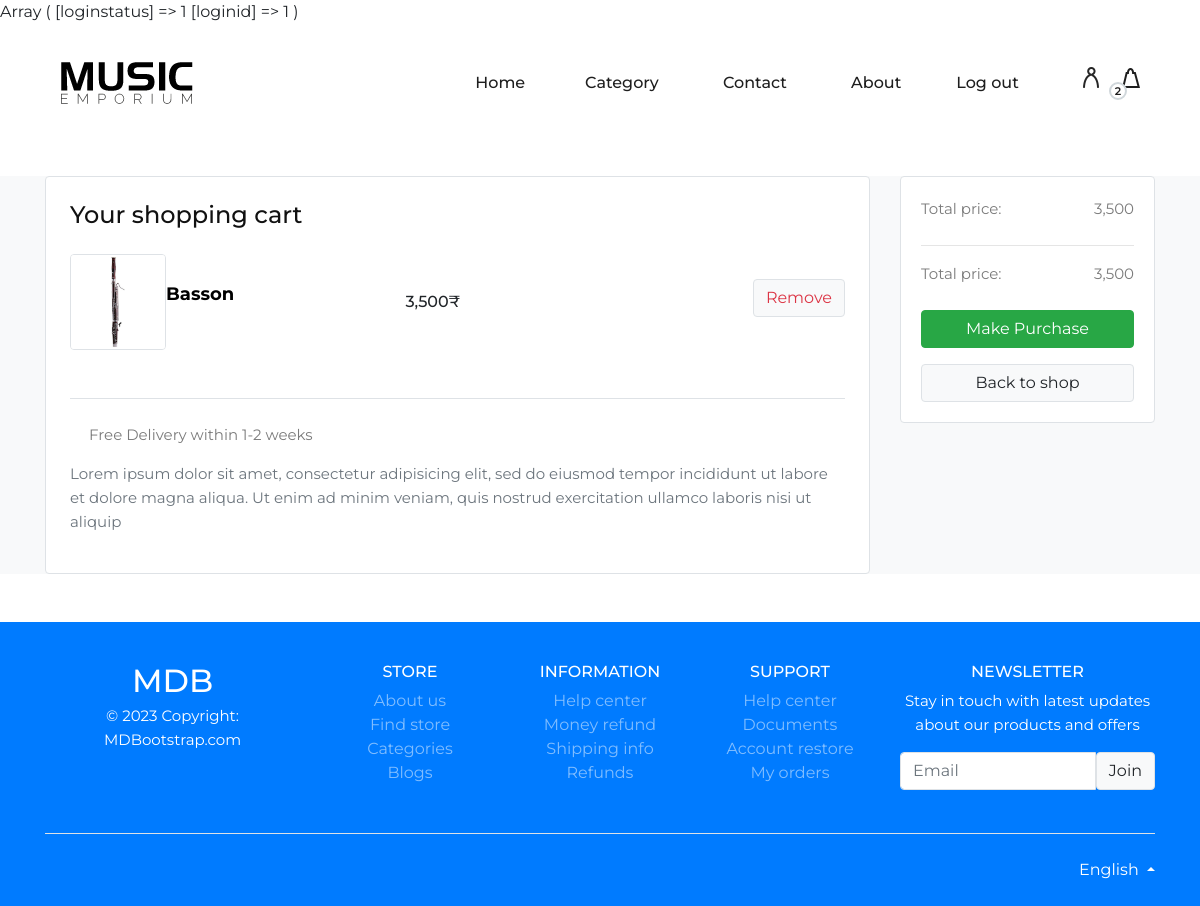
The page /cart.php (signed in) on the database as committed earlier.
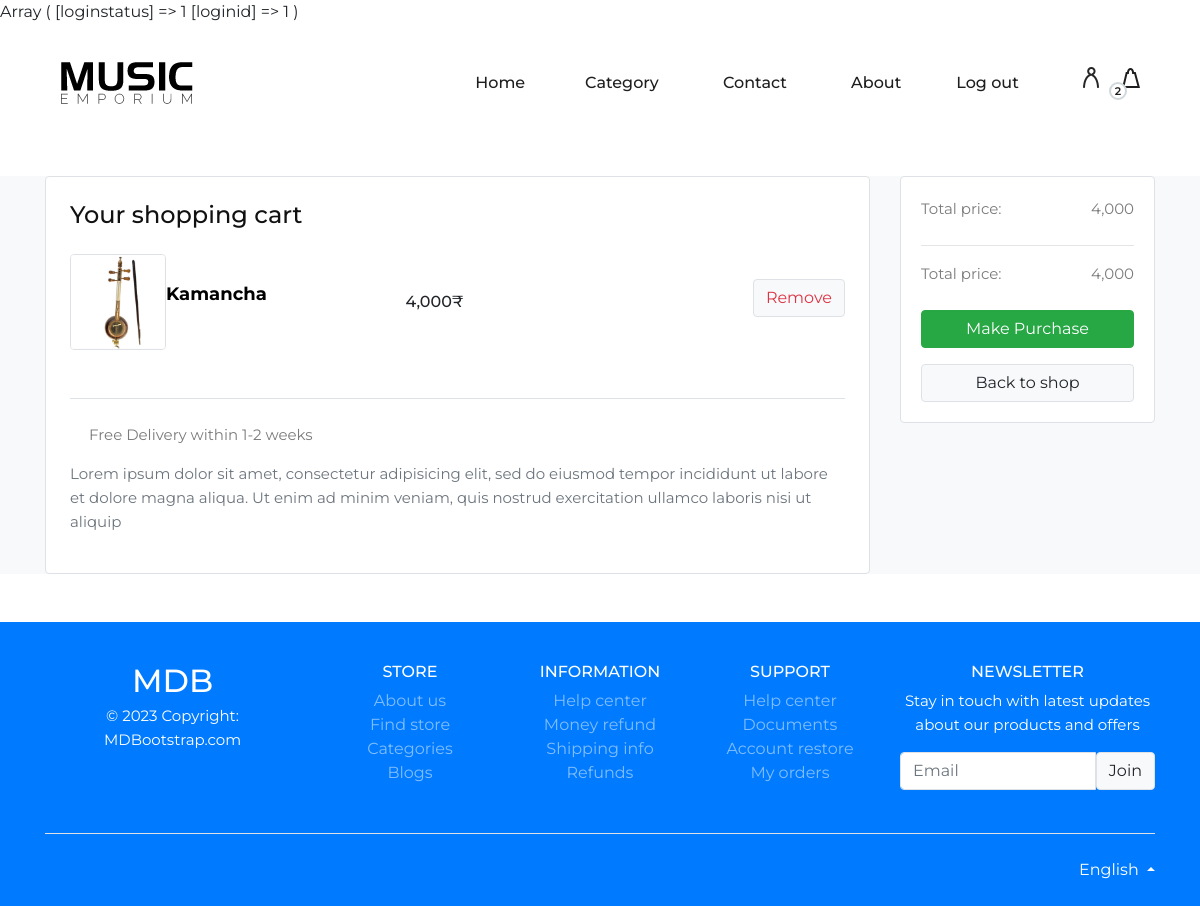
The same page on the database as committed later.
### tables this page shows
CREATE TABLE `cart` (
  `ID` int(11) NOT NULL,
  `productid` int(11) NOT NULL,
  `userid` int(11) NOT NULL,
  `quantity` int(11) NOT NULL
);

CREATE TABLE `product` (
  `id` int(5) NOT NULL,
  `productname` varchar(200) NOT NULL,
  `productimage` varchar(200) NOT NULL,
  `productprice` int(5) NOT NULL,
  `productdesc` varchar(500) NOT NULL,
  `categoryid` int(11) NOT NULL
);

### cart.php (the view, shortened to what the changed rows need)
<?php
print_r($_SESSION);
if(isset($_SESSION['loginid'])&&$_SESSION['loginid']){
?>
<!DOCTYPE html>
<html lang="en">
<head>
    <?php
    include_once("./common/style.php");
    ?>
</head>
<body>
    <?php
    include_once("./common/header.php");
    ?>
    <section class="bg-light my-5">
        <div class="container">
            <div class="row">
                <div class="col-lg-9">
                    <div class="card border shadow-0">
                        <div class="m-4">
                            <h4 class="card-title mb-4">Your shopping cart</h4>
                            <?php
                            $p=0;
                            include("./include/config.php");
                            $qry = "SELECT * FROM cart WHERE userid='" . $_SESSION['loginid'] . "'";
                            $res = mysqli_query($conn, $qry);
                            while ($row = mysqli_fetch_assoc($res)) {
                                $subqry = "SELECT * FROM product WHERE id='" . $row['productid'] . "'";
                                $subres = mysqli_query($conn, $subqry);
                                $subrow = mysqli_fetch_assoc($subres);
                                $p+=$subrow['productprice'];
                            ?>
                                <div class="row gy-3 mb-4" style="align-items: center;">
                                    <div class="col-lg-5">
                                        <div class="me-lg-5">
                                            <div class="d-flex">
                                                <img src="./image/product/<?php echo $subrow['productimage'] ?>" class="border rounded me-3" style="width: 96px; height: 96px;" />
                                                <div class="" style="display: flex; align-items: center;">
                                                    <p style="font-size: large; font-weight: bolder; color: black;"><?php echo $subrow['productname'] ?></p>
                                                </div>
                                            </div>
                                        </div>
                                    </div>
                                    <div class="col-lg-2 col-sm-6 col-6 d-flex flex-row flex-lg-column flex-xl-row text-nowrap">
                                        <div class="">
                                            <text class="h6"><?php echo number_format($subrow['productprice']) ?>₹</text> <br />
                                        </div>
                                    </div>
                                    <div class="col-lg col-sm-6 d-flex justify-content-sm-center justify-content-md-start justify-content-lg-center justify-content-xl-end mb-2">
                                        <div class="float-md-end">
                                            <a href="removetocart.php?id=<?php echo $row['ID']  ?>" class="btn btn-light border text-danger icon-hover-danger"> Remove</a>
                                        </div>
                                    </div>
                                </div>
                            <?php
                            }
                            ; ?>
                        </div>
                        <div class="border-top pt-4 mx-4 mb-4">
                            <p><i class="fas fa-truck text-muted fa-lg"></i> Free Delivery within 1-2 weeks</p>
                            <p class="text-muted">
                                Lorem ipsum dolor sit amet, consectetur adipisicing elit, sed do eiusmod tempor incididunt ut labore et dolore magna aliqua. Ut enim ad minim veniam, quis nostrud exercitation ullamco laboris nisi ut
                                aliquip
                            </p>
                        </div>
                    </div>
                </div>
                <div class="col-lg-3">
                    <div class="card shadow-0 border">
                        <div class="card-body">
                            <div class="d-flex justify-content-between">
                                <p class="mb-2">Total price:</p>
                                <p class="mb-2"><?php echo number_format($p) ; ?></p>
                            </div>
                            <hr />
                            <div class="d-flex justify-content-between">
                                <p class="mb-2">Total price:</p>
                                <p class="mb-2 fw-bold"><?php echo number_format($p) ; ?></p>
                            </div>
                            <div class="mt-3">
                                <a href="addtoorder.php" class="btn btn-success w-100 shadow-0 mb-2"> Make Purchase </a>
                                <a href="#" class="btn btn-light w-100 border mt-2"> Back to shop </a>
                            </div>
                        </div>
                    </div>
                </div>
            </div>
        </div>
    </section>
    <footer class="text-center text-lg-start text-muted bg-primary mt-3">
        <section class="">
            <div class="container text-center text-md-start pt-4 pb-4">
                <div class="row mt-3">
                    <div class="col-12 col-lg-3 col-sm-12 mb-2">
                        <a href="https://mdbootstrap.com/" target="_blank" class="text-white h2">
                            MDB
                        </a>
                        <p class="mt-1 text-white">
                            © 2023 Copyright: MDBootstrap.com
                        </p>
                    </div>
                    <div class="col-6 col-sm-4 col-lg-2">
                        <h6 class="text-uppercase text-white fw-bold mb-2">
                            Store
                        </h6>
                        <ul class="list-unstyled mb-4">
                            <li><a class="text-white-50" href="#">About us</a></li>
                            <li><a class="text-white-50" href="#">Find store</a></li>
                            <li><a class="text-white-50" href="#">Categories</a></li>
                            <li><a class="text-white-50" href="#">Blogs</a></li>
                        </ul>
                    </div>
                    <div class="col-6 col-sm-4 col-lg-2">
                        <h6 class="text-uppercase text-white fw-bold mb-2">
                            Information
                        </h6>
                        <ul class="list-unstyled mb-4">
                            <li><a class="text-white-50" href="#">Help center</a></li>
                            <li><a class="text-white-50" href="#">Money refund</a></li>
                            <li><a class="text-white-50" href="#">Shipping info</a></li>
                            <li><a class="text-white-50" href="#">Refunds</a></li>
                        </ul>
                    </div>
                    <div class="col-6 col-sm-4 col-lg-2">
                        <h6 class="text-uppercase text-white fw-bold mb-2">
                            Support
                        </h6>
                        <ul class="list-unstyled mb-4">
                            <li><a class="text-white-50" href="#">Help center</a></li>
                            <li><a class="text-white-50" href="#">Documents</a></li>
                            <li><a class="text-white-50" href="#">Account restore</a></li>
                            <li><a class="text-white-50" href="#">My orders</a></li>
                        </ul>
                    </div>
                    <div class="col-12 col-sm-12 col-lg-3">
                        <h6 class="text-uppercase text-white fw-bold mb-2">Newsletter</h6>
                        <p class="text-white">Stay in touch with latest updates about our products and offers</p>
                        <div class="input-group mb-3">
                            <input type="email" class="form-control border" placeholder="Email" aria-label="Email" aria-describedby="button-addon2" />
                            <button class="btn btn-light border shadow-0" type="button" id="button-addon2" data-mdb-ripple-color="dark">
                                Join
                            </button>
                        </div>
                    </div>
                </div>
            </div>
        </section>
        <div class="">
            <div class="container">
                <div class="d-flex justify-content-between py-4 border-top">
                    <div>
                        <i class="fab fa-lg fa-cc-visa text-white"></i>
                        <i class="fab fa-lg fa-cc-amex text-white"></i>
                        <i class="fab fa-lg fa-cc-mastercard text-white"></i>
                        <i class="fab fa-lg fa-cc-paypal text-white"></i>
                    </div>
                    <div class="dropdown dropup">
                        <a class="dropdown-toggle text-white" href="#" id="Dropdown" role="button" data-mdb-toggle="dropdown" aria-expanded="false"> <i class="flag-united-kingdom flag m-0 me-1"></i>English </a>
                    </div>
                </div>
            </div>
        </div>
    </footer>
    <?php
    include_once("./common/style.php");
    ?>
</body>
</html>
<?php
}else{
    header("location:login.php");
}

Rows that differ between the two databases and show on the page:
removed cart: productid.productimage (picture), productid.productname "Basson", productid.productprice "3,500"
added cart: productid.productimage (picture), productid.productname "Kamancha", productid.productprice "4,000"
Other text that changed with them:
$p: "3,500" → "4,000"
